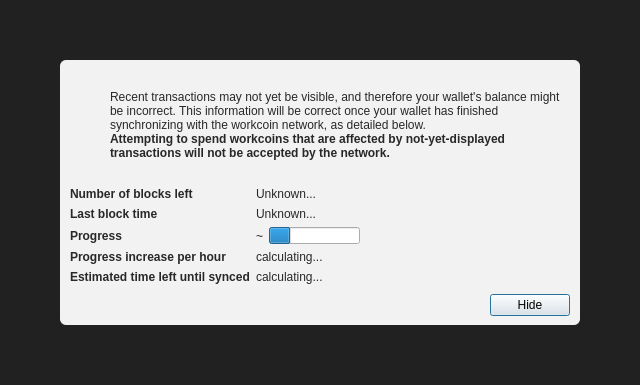
<?xml version="1.0" encoding="UTF-8"?>
<ui version="4.0">
 <class>ModalOverlay</class>
 <widget class="ModalOverlay" name="ModalOverlay">
  <property name="geometry">
   <rect>
    <x>0</x>
    <y>0</y>
    <width>640</width>
    <height>385</height>
   </rect>
  </property>
  <property name="windowTitle">
   <string>Form</string>
  </property>
  <layout class="QVBoxLayout" name="verticalLayout" stretch="0">
   <property name="sizeConstraint">
    <enum>QLayout::SetDefaultConstraint</enum>
   </property>
   <property name="leftMargin">
    <number>0</number>
   </property>
   <property name="topMargin">
    <number>0</number>
   </property>
   <property name="rightMargin">
    <number>0</number>
   </property>
   <property name="bottomMargin">
    <number>0</number>
   </property>
   <item>
    <widget class="QWidget" name="bgWidget" native="true">
     <property name="styleSheet">
      <string notr="true">#bgWidget { background: rgba(0,0,0,220); }</string>
     </property>
     <layout class="QVBoxLayout" name="verticalLayoutMain" stretch="1">
      <property name="leftMargin">
       <number>60</number>
      </property>
      <property name="topMargin">
       <number>60</number>
      </property>
      <property name="rightMargin">
       <number>60</number>
      </property>
      <property name="bottomMargin">
       <number>60</number>
      </property>
      <item>
       <widget class="QWidget" name="contentWidget" native="true">
        <property name="styleSheet">
         <string notr="true">#contentWidget { background: rgba(255,255,255,240); border-radius: 6px; }

QLabel { color: rgb(40,40,40);  }</string>
        </property>
        <layout class="QVBoxLayout" name="verticalLayoutSub" stretch="1,0,0,0">
         <property name="spacing">
          <number>0</number>
         </property>
         <property name="leftMargin">
          <number>10</number>
         </property>
         <property name="topMargin">
          <number>10</number>
         </property>
         <property name="rightMargin">
          <number>10</number>
         </property>
         <property name="bottomMargin">
          <number>10</number>
         </property>
         <item>
          <layout class="QHBoxLayout" name="horizontalLayoutIconText" stretch="0,1">
           <property name="topMargin">
            <number>20</number>
           </property>
           <item>
            <layout class="QVBoxLayout" name="verticalLayoutIcon">
             <property name="leftMargin">
              <number>0</number>
             </property>
             <item>
              <widget class="QPushButton" name="warningIcon">
               <property name="enabled">
                <bool>false</bool>
               </property>
               <property name="text">
                <string/>
               </property>
               <property name="icon">
                <iconset>
                 <normaloff>:/icons/warning</normaloff>
                 <disabledoff>:/icons/warning</disabledoff>:/icons/warning</iconset>
               </property>
               <property name="iconSize">
                <size>
                 <width>48</width>
                 <height>48</height>
                </size>
               </property>
               <property name="flat">
                <bool>true</bool>
               </property>
              </widget>
             </item>
             <item>
              <spacer name="verticalSpacerWarningIcon">
               <property name="orientation">
                <enum>Qt::Vertical</enum>
               </property>
               <property name="sizeHint" stdset="0">
                <size>
                 <width>20</width>
                 <height>40</height>
                </size>
               </property>
              </spacer>
             </item>
            </layout>
           </item>
           <item>
            <layout class="QVBoxLayout" name="verticalLayoutInfoText">
             <property name="leftMargin">
              <number>0</number>
             </property>
             <property name="topMargin">
              <number>0</number>
             </property>
             <item>
              <widget class="QLabel" name="infoText">
               <property name="text">
                <string>Recent transactions may not yet be visible, and therefore your wallet's balance might be incorrect. This information will be correct once your wallet has finished synchronizing with the workcoin network, as detailed below.</string>
               </property>
               <property name="textFormat">
                <enum>Qt::RichText</enum>
               </property>
               <property name="wordWrap">
                <bool>true</bool>
               </property>
              </widget>
             </item>
             <item>
              <widget class="QLabel" name="infoTextStrong">
               <property name="font">
                <font>
                 <weight>75</weight>
                 <bold>true</bold>
                </font>
               </property>
               <property name="text">
                <string>Attempting to spend workcoins that are affected by not-yet-displayed transactions will not be accepted by the network.</string>
               </property>
               <property name="textFormat">
                <enum>Qt::RichText</enum>
               </property>
               <property name="wordWrap">
                <bool>true</bool>
               </property>
              </widget>
             </item>
             <item>
              <spacer name="verticalSpacerInTextSpace">
               <property name="orientation">
                <enum>Qt::Vertical</enum>
               </property>
               <property name="sizeHint" stdset="0">
                <size>
                 <width>20</width>
                 <height>40</height>
                </size>
               </property>
              </spacer>
             </item>
            </layout>
           </item>
          </layout>
         </item>
         <item>
          <spacer name="verticalSpacerAfterText">
           <property name="orientation">
            <enum>Qt::Vertical</enum>
           </property>
           <property name="sizeHint" stdset="0">
            <size>
             <width>20</width>
             <height>40</height>
            </size>
           </property>
          </spacer>
         </item>
         <item>
          <layout class="QFormLayout" name="formLayout">
           <property name="fieldGrowthPolicy">
            <enum>QFormLayout::FieldsStayAtSizeHint</enum>
           </property>
           <property name="horizontalSpacing">
            <number>6</number>
           </property>
           <property name="verticalSpacing">
            <number>6</number>
           </property>
           <property name="topMargin">
            <number>10</number>
           </property>
           <item row="0" column="0">
            <widget class="QLabel" name="labelNumberOfBlocksLeft">
             <property name="font">
              <font>
               <weight>75</weight>
               <bold>true</bold>
              </font>
             </property>
             <property name="text">
              <string>Number of blocks left</string>
             </property>
            </widget>
           </item>
           <item row="0" column="1">
            <widget class="QLabel" name="numberOfBlocksLeft">
             <property name="text">
              <string>Unknown...</string>
             </property>
            </widget>
           </item>
           <item row="1" column="0">
            <widget class="QLabel" name="labelLastBlockTime">
             <property name="font">
              <font>
               <weight>75</weight>
               <bold>true</bold>
              </font>
             </property>
             <property name="text">
              <string>Last block time</string>
             </property>
            </widget>
           </item>
           <item row="1" column="1">
            <widget class="QLabel" name="newestBlockDate">
             <property name="sizePolicy">
              <sizepolicy hsizetype="Maximum" vsizetype="Preferred">
               <horstretch>0</horstretch>
               <verstretch>0</verstretch>
              </sizepolicy>
             </property>
             <property name="text">
              <string>Unknown...</string>
             </property>
            </widget>
           </item>
           <item row="2" column="0">
            <widget class="QLabel" name="labelSyncDone">
             <property name="font">
              <font>
               <weight>75</weight>
               <bold>true</bold>
              </font>
             </property>
             <property name="text">
              <string>Progress</string>
             </property>
            </widget>
           </item>
           <item row="2" column="1">
            <layout class="QHBoxLayout" name="horizontalLayoutSync" stretch="0,1">
             <item>
              <widget class="QLabel" name="percentageProgress">
               <property name="text">
                <string notr="true">~</string>
               </property>
              </widget>
             </item>
             <item>
              <widget class="QProgressBar" name="progressBar">
               <property name="value">
                <number>24</number>
               </property>
               <property name="format">
                <string/>
               </property>
              </widget>
             </item>
            </layout>
           </item>
           <item row="4" column="0">
            <widget class="QLabel" name="labelProgressIncrease">
             <property name="font">
              <font>
               <weight>75</weight>
               <bold>true</bold>
              </font>
             </property>
             <property name="text">
              <string>Progress increase per hour</string>
             </property>
            </widget>
           </item>
           <item row="4" column="1">
            <widget class="QLabel" name="progressIncreasePerH">
             <property name="text">
              <string>calculating...</string>
             </property>
            </widget>
           </item>
           <item row="5" column="0">
            <widget class="QLabel" name="labelEstimatedTimeLeft">
             <property name="font">
              <font>
               <weight>75</weight>
               <bold>true</bold>
              </font>
             </property>
             <property name="text">
              <string>Estimated time left until synced</string>
             </property>
            </widget>
           </item>
           <item row="5" column="1">
            <widget class="QLabel" name="expectedTimeLeft">
             <property name="text">
              <string>calculating...</string>
             </property>
            </widget>
           </item>
          </layout>
         </item>
         <item>
          <layout class="QHBoxLayout" name="horizontalLayoutButtons">
           <property name="leftMargin">
            <number>10</number>
           </property>
           <property name="topMargin">
            <number>10</number>
           </property>
           <item>
            <spacer name="horizontalSpacer">
             <property name="orientation">
              <enum>Qt::Horizontal</enum>
             </property>
             <property name="sizeHint" stdset="0">
              <size>
               <width>40</width>
               <height>20</height>
              </size>
             </property>
            </spacer>
           </item>
           <item>
            <widget class="QPushButton" name="closeButton">
             <property name="text">
              <string>Hide</string>
             </property>
             <property name="focusPolicy">
              <enum>Qt::StrongFocus</enum>
             </property>
             <property name="default">
              <bool>true</bool>
             </property>
            </widget>
           </item>
          </layout>
         </item>
        </layout>
       </widget>
      </item>
     </layout>
    </widget>
   </item>
  </layout>
 </widget>
 <customwidgets>
  <customwidget>
   <class>ModalOverlay</class>
   <extends>QWidget</extends>
   <header>qt/modaloverlay.h</header>
   <container>1</container>
  </customwidget>
 </customwidgets>
 <resources/>
 <connections/>
</ui>
